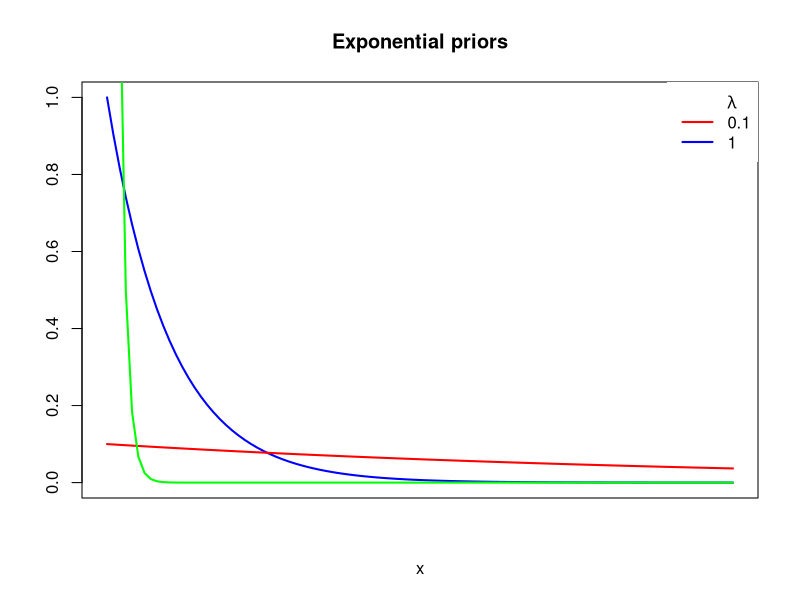
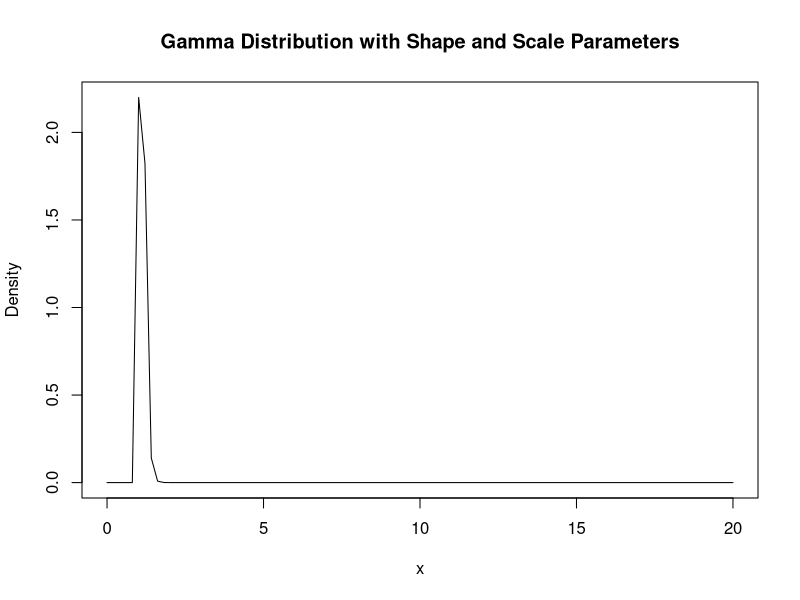
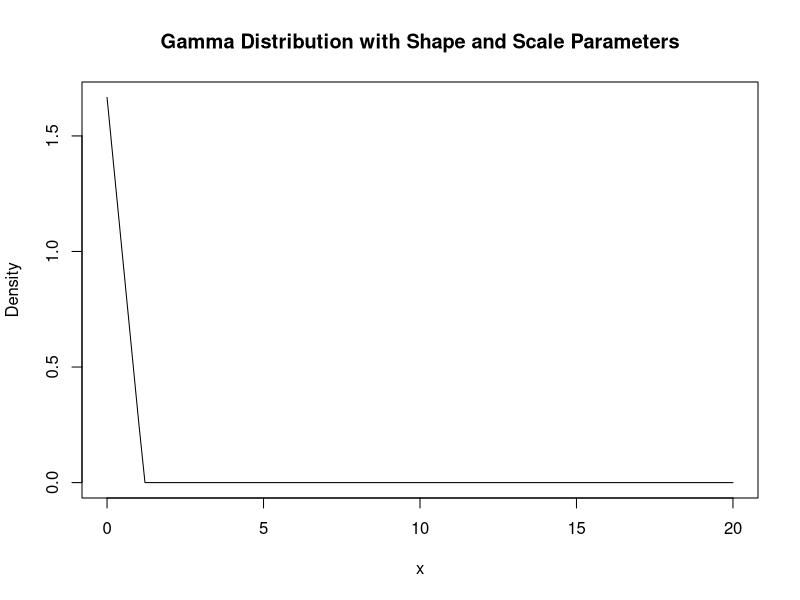

Generate these figures, in order, with R:
#INSPECT PRIOR PLOTS
par(mfrow = c(1,1))
#EXP
# Grid of X-axis values
x <- seq(0, 10, 0.1)

# lambda = 0.1
rate_1 = 1
rate_2 = 0.1
rate_3 = 10
plot(x, dexp(x, rate = rate_1), type = "l", ylab = "", lwd = 2, col = "blue",
     main = 'Exponential priors', xaxt = "n", xlim = c(0,10))
# lambda = 1
lines(x, dexp(x, rate = rate_2), col = "red", lty = 1, lwd = 2)
lines(x, dexp(x, rate = rate_3), col = "green", lty = 1, lwd = 2)

# Adding a legend
legend("topright", c(expression(paste(, lambda)), "0.1", "1"),
       lty = c(0, 1, 1), col = c("blue", "red"), box.lty = 0, lwd = 2)

#GAMMA
shape <- 2; scale = 1

mean <- 1.6 #1.6
mean = 8
scale <- shape * mean

# Generate x-values for the plot
x <- seq(0, 20, length = 100)

# Calculate the PDF values using dgamma()
pdf_values <- dgamma(x-1, shape, scale)
plot(x, pdf_values, type = "l", xlab = "x", ylab = "Density", main = "Gamma Distribution with Shape and Scale Parameters")

#******************
#BETA PRIOR (FOR A)
pdf_values <- dbeta(x/1.2, 1, 2)/1.2
# Plot the gamma distribution
plot(x, pdf_values, type = "l", xlab = "x", ylab = "Density", main = "Gamma Distribution with Shape and Scale Parameters")
